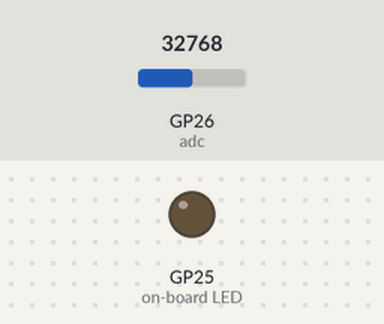
This program was run on a simulated Raspberry Pi Pico running MicroPython. Parts: output pins drawn as LEDs (lit = HIGH). Inputs (shaded band) come from the test bench; at power-on: GP26 (adc) = 32768 (analog values on the 0–65535 scale).

Above: at 4.4 s.
At 13.2 s:
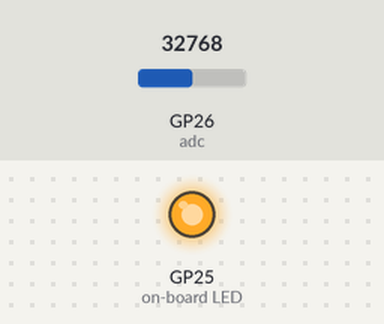
Timing chart, 0 to 22.9 s (numbered marks = the images above):
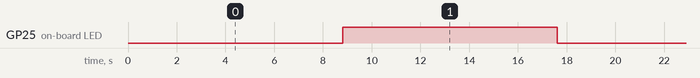

The program:

main.py
```python
# fprobe の補助マイコン（Raspberry Pi Pico、MicroPython）。
# 仕様: docs/superpowers/specs/2026-10-17-m11-aux-pico-design.md
#
# ADC0（GP26）= ターゲット電圧（ch 0）と ADC3（GP29）= Pico 自身の VSYS（基板上で 1/3 に分圧、ch 1。経路の自己確認用）を
# AVERAGE 回平均して mV に換算し、PERIOD_US ごとに UART0（GP0 = TX、1 Mbaud）で
# FPGA（Primer の J14 の 5 番）へ送る。1 件 = 3 バイト: 1 | ch(7)、0 | mV[13:7]、0 | mV[6:0]。
# 書き込み: python -m fprobe.aux_flash（Pico の USB シリアル番号を指定）。電源投入で自動的に動く（main.py）。
from machine import ADC, UART, Pin
import sys
import time

# Pico W（WH）では基板の LED と GP29（VSYS/3）が無線チップの線と共用なので使わない（ch 1 は送らない）
PICO_W = "Pico W" in sys.implementation._machine

BAUD = 1_000_000
PERIOD_US = 1000
AVERAGE = 16
# ADC の基準電圧（Pico の 3V3 = ADC_VREF）。テスタで測った 3V3 に合わせて校正する
# （補助の Pico WH <Pico WH のシリアル> で 3.30 V を確認、2026-10-17）
VREF_MV = 3300
# GP26 の手前の分圧比（ターゲット電圧 / GP26 の電圧）。同じ値の抵抗 2 本の 1/2 分圧なら 2。分圧なしは 1
# （分圧なしでは 3.3V 系のターゲットは ADC の基準と同じで振り切れる。範囲外として送る）
DIVIDER = 1
OVER_RANGE = 0x3FFF                                   # 範囲外の印（ADC が上限に張り付いた）
FULL_SCALE = 65535 - 64                               # read_u16 がこれ以上なら張り付きとみなす

uart = UART(0, baudrate=BAUD, tx=Pin(0), rx=Pin(1))
adc = ADC(26)
vsys = None if PICO_W else ADC(29)
VSYS_DIVIDER = 3                                      # Pico の基板上の分圧（R5/R6）
led = None if PICO_W else Pin(25, Pin.OUT)


def frame(ch, mv):
    mv = max(0, min(mv, 0x3FFF))
    return bytes((0x80 | ch, (mv >> 7) & 0x7F, mv & 0x7F))


def measure(a, divider):
    total = 0
    top = 0
    for _ in range(AVERAGE):
        v = a.read_u16()                                # 12 ビットを 16 ビットに広げた値
        total += v
        top = max(top, v)
    return OVER_RANGE if top >= FULL_SCALE else total * VREF_MV * divider // (AVERAGE * 65535)


def run():
    next_t = time.ticks_us()
    n = 0
    while True:
        uart.write(frame(0, measure(adc, DIVIDER)))
        if vsys is not None and n % 10 == 0:
            uart.write(frame(1, measure(vsys, VSYS_DIVIDER)))   # 10 ms ごと
        n += 1
        if led is not None and n % 500 == 0:
            led.toggle()                                # 動いている印（0.5 秒ごと）
        next_t = time.ticks_add(next_t, PERIOD_US)
        while time.ticks_diff(next_t, time.ticks_us()) > 0:
            pass


run()
```

Measured:
- by itself, GP25 (on-board LED): alternates HIGH for 8.8 s and LOW for 8.8 s
